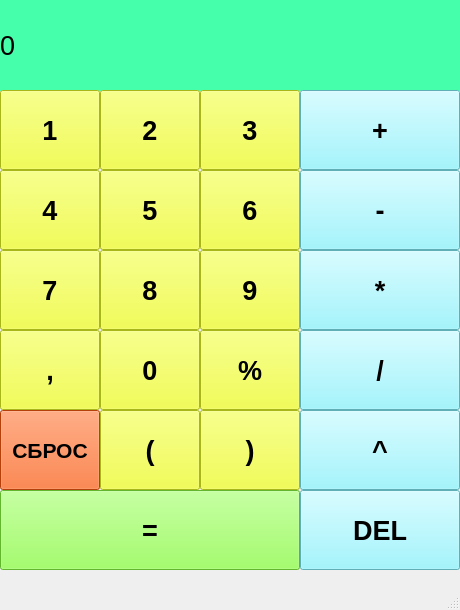
<?xml version="1.0" encoding="UTF-8"?>
<ui version="4.0">
 <class>MainWindow</class>
 <widget class="QMainWindow" name="MainWindow">
  <property name="geometry">
   <rect>
    <x>0</x>
    <y>0</y>
    <width>460</width>
    <height>610</height>
   </rect>
  </property>
  <property name="sizePolicy">
   <sizepolicy hsizetype="Fixed" vsizetype="Fixed">
    <horstretch>0</horstretch>
    <verstretch>0</verstretch>
   </sizepolicy>
  </property>
  <property name="maximumSize">
   <size>
    <width>460</width>
    <height>610</height>
   </size>
  </property>
  <property name="windowTitle">
   <string>Calculator</string>
  </property>
  <widget class="QWidget" name="centralwidget">
   <property name="maximumSize">
    <size>
     <width>460</width>
     <height>570</height>
    </size>
   </property>
   <widget class="QLabel" name="label">
    <property name="geometry">
     <rect>
      <x>0</x>
      <y>0</y>
      <width>460</width>
      <height>91</height>
     </rect>
    </property>
    <property name="font">
     <font>
      <pointsize>20</pointsize>
     </font>
    </property>
    <property name="styleSheet">
     <string notr="true">background-color: rgb(152, 228, 255);
background-color: rgb(69, 255, 171);</string>
    </property>
    <property name="text">
     <string>0</string>
    </property>
    <property name="margin">
     <number>10</number>
    </property>
   </widget>
   <widget class="QPushButton" name="pushButton">
    <property name="geometry">
     <rect>
      <x>0</x>
      <y>90</y>
      <width>100</width>
      <height>80</height>
     </rect>
    </property>
    <property name="font">
     <font>
      <pointsize>20</pointsize>
      <weight>75</weight>
      <italic>false</italic>
      <bold>true</bold>
      <underline>false</underline>
      <strikeout>false</strikeout>
     </font>
    </property>
    <property name="styleSheet">
     <string notr="true">background-color: rgb(237, 255, 35);
border-color: rgb(56, 162, 255);</string>
    </property>
    <property name="text">
     <string>1</string>
    </property>
   </widget>
   <widget class="QPushButton" name="pushButton_2">
    <property name="geometry">
     <rect>
      <x>300</x>
      <y>90</y>
      <width>160</width>
      <height>80</height>
     </rect>
    </property>
    <property name="font">
     <font>
      <pointsize>20</pointsize>
      <weight>75</weight>
      <italic>false</italic>
      <bold>true</bold>
      <underline>false</underline>
      <strikeout>false</strikeout>
     </font>
    </property>
    <property name="styleSheet">
     <string notr="true">background-color: rgb(237, 255, 35);
background-color: rgb(135, 245, 255);
border-color: rgb(56, 162, 255);</string>
    </property>
    <property name="text">
     <string>+</string>
    </property>
   </widget>
   <widget class="QPushButton" name="pushButton_3">
    <property name="geometry">
     <rect>
      <x>200</x>
      <y>90</y>
      <width>100</width>
      <height>80</height>
     </rect>
    </property>
    <property name="font">
     <font>
      <pointsize>20</pointsize>
      <weight>75</weight>
      <italic>false</italic>
      <bold>true</bold>
      <underline>false</underline>
      <strikeout>false</strikeout>
     </font>
    </property>
    <property name="styleSheet">
     <string notr="true">background-color: rgb(237, 255, 35);
border-color: rgb(56, 162, 255);</string>
    </property>
    <property name="text">
     <string>3</string>
    </property>
   </widget>
   <widget class="QPushButton" name="pushButton_4">
    <property name="geometry">
     <rect>
      <x>100</x>
      <y>90</y>
      <width>100</width>
      <height>80</height>
     </rect>
    </property>
    <property name="font">
     <font>
      <pointsize>20</pointsize>
      <weight>75</weight>
      <italic>false</italic>
      <bold>true</bold>
      <underline>false</underline>
      <strikeout>false</strikeout>
     </font>
    </property>
    <property name="styleSheet">
     <string notr="true">background-color: rgb(237, 255, 35);
border-color: rgb(56, 162, 255);</string>
    </property>
    <property name="text">
     <string>2</string>
    </property>
   </widget>
   <widget class="QPushButton" name="pushButton_5">
    <property name="geometry">
     <rect>
      <x>0</x>
      <y>170</y>
      <width>100</width>
      <height>80</height>
     </rect>
    </property>
    <property name="font">
     <font>
      <pointsize>20</pointsize>
      <weight>75</weight>
      <italic>false</italic>
      <bold>true</bold>
      <underline>false</underline>
      <strikeout>false</strikeout>
     </font>
    </property>
    <property name="styleSheet">
     <string notr="true">background-color: rgb(237, 255, 35);
border-color: rgb(56, 162, 255);</string>
    </property>
    <property name="text">
     <string>4</string>
    </property>
   </widget>
   <widget class="QPushButton" name="pushButton_6">
    <property name="geometry">
     <rect>
      <x>100</x>
      <y>170</y>
      <width>100</width>
      <height>80</height>
     </rect>
    </property>
    <property name="font">
     <font>
      <pointsize>20</pointsize>
      <weight>75</weight>
      <italic>false</italic>
      <bold>true</bold>
      <underline>false</underline>
      <strikeout>false</strikeout>
     </font>
    </property>
    <property name="styleSheet">
     <string notr="true">background-color: rgb(237, 255, 35);
border-color: rgb(56, 162, 255);</string>
    </property>
    <property name="text">
     <string>5</string>
    </property>
   </widget>
   <widget class="QPushButton" name="pushButton_7">
    <property name="geometry">
     <rect>
      <x>200</x>
      <y>170</y>
      <width>100</width>
      <height>80</height>
     </rect>
    </property>
    <property name="font">
     <font>
      <pointsize>20</pointsize>
      <weight>75</weight>
      <italic>false</italic>
      <bold>true</bold>
      <underline>false</underline>
      <strikeout>false</strikeout>
     </font>
    </property>
    <property name="styleSheet">
     <string notr="true">background-color: rgb(237, 255, 35);
border-color: rgb(56, 162, 255);</string>
    </property>
    <property name="text">
     <string>6</string>
    </property>
   </widget>
   <widget class="QPushButton" name="pushButton_8">
    <property name="geometry">
     <rect>
      <x>300</x>
      <y>170</y>
      <width>160</width>
      <height>80</height>
     </rect>
    </property>
    <property name="font">
     <font>
      <pointsize>20</pointsize>
      <weight>75</weight>
      <italic>false</italic>
      <bold>true</bold>
      <underline>false</underline>
      <strikeout>false</strikeout>
     </font>
    </property>
    <property name="styleSheet">
     <string notr="true">background-color: rgb(237, 255, 35);
background-color: rgb(135, 245, 255);
border-color: rgb(56, 162, 255);</string>
    </property>
    <property name="text">
     <string>-</string>
    </property>
   </widget>
   <widget class="QPushButton" name="pushButton_9">
    <property name="geometry">
     <rect>
      <x>300</x>
      <y>250</y>
      <width>160</width>
      <height>80</height>
     </rect>
    </property>
    <property name="font">
     <font>
      <pointsize>20</pointsize>
      <weight>75</weight>
      <italic>false</italic>
      <bold>true</bold>
      <underline>false</underline>
      <strikeout>false</strikeout>
     </font>
    </property>
    <property name="styleSheet">
     <string notr="true">background-color: rgb(237, 255, 35);
background-color: rgb(135, 245, 255);
border-color: rgb(56, 162, 255);</string>
    </property>
    <property name="text">
     <string>*</string>
    </property>
   </widget>
   <widget class="QPushButton" name="pushButton_10">
    <property name="geometry">
     <rect>
      <x>300</x>
      <y>330</y>
      <width>160</width>
      <height>80</height>
     </rect>
    </property>
    <property name="font">
     <font>
      <pointsize>20</pointsize>
      <weight>75</weight>
      <italic>false</italic>
      <bold>true</bold>
      <underline>false</underline>
      <strikeout>false</strikeout>
     </font>
    </property>
    <property name="styleSheet">
     <string notr="true">background-color: rgb(237, 255, 35);
background-color: rgb(135, 245, 255);
border-color: rgb(56, 162, 255);</string>
    </property>
    <property name="text">
     <string>/</string>
    </property>
   </widget>
   <widget class="QPushButton" name="pushButton_11">
    <property name="geometry">
     <rect>
      <x>0</x>
      <y>250</y>
      <width>100</width>
      <height>80</height>
     </rect>
    </property>
    <property name="font">
     <font>
      <pointsize>20</pointsize>
      <weight>75</weight>
      <italic>false</italic>
      <bold>true</bold>
      <underline>false</underline>
      <strikeout>false</strikeout>
     </font>
    </property>
    <property name="styleSheet">
     <string notr="true">background-color: rgb(237, 255, 35);
border-color: rgb(56, 162, 255);</string>
    </property>
    <property name="text">
     <string>7</string>
    </property>
   </widget>
   <widget class="QPushButton" name="pushButton_12">
    <property name="geometry">
     <rect>
      <x>100</x>
      <y>250</y>
      <width>100</width>
      <height>80</height>
     </rect>
    </property>
    <property name="font">
     <font>
      <pointsize>20</pointsize>
      <weight>75</weight>
      <italic>false</italic>
      <bold>true</bold>
      <underline>false</underline>
      <strikeout>false</strikeout>
     </font>
    </property>
    <property name="styleSheet">
     <string notr="true">background-color: rgb(237, 255, 35);
border-color: rgb(56, 162, 255);</string>
    </property>
    <property name="text">
     <string>8</string>
    </property>
   </widget>
   <widget class="QPushButton" name="pushButton_13">
    <property name="geometry">
     <rect>
      <x>200</x>
      <y>250</y>
      <width>100</width>
      <height>80</height>
     </rect>
    </property>
    <property name="font">
     <font>
      <pointsize>20</pointsize>
      <weight>75</weight>
      <italic>false</italic>
      <bold>true</bold>
      <underline>false</underline>
      <strikeout>false</strikeout>
     </font>
    </property>
    <property name="styleSheet">
     <string notr="true">background-color: rgb(237, 255, 35);
border-color: rgb(56, 162, 255);</string>
    </property>
    <property name="text">
     <string>9</string>
    </property>
   </widget>
   <widget class="QPushButton" name="pushButton_14">
    <property name="geometry">
     <rect>
      <x>100</x>
      <y>330</y>
      <width>100</width>
      <height>80</height>
     </rect>
    </property>
    <property name="font">
     <font>
      <pointsize>20</pointsize>
      <weight>75</weight>
      <italic>false</italic>
      <bold>true</bold>
      <underline>false</underline>
      <strikeout>false</strikeout>
     </font>
    </property>
    <property name="styleSheet">
     <string notr="true">background-color: rgb(237, 255, 35);
border-color: rgb(56, 162, 255);</string>
    </property>
    <property name="text">
     <string>0</string>
    </property>
   </widget>
   <widget class="QPushButton" name="pushButton_15">
    <property name="geometry">
     <rect>
      <x>0</x>
      <y>330</y>
      <width>100</width>
      <height>80</height>
     </rect>
    </property>
    <property name="font">
     <font>
      <pointsize>20</pointsize>
      <weight>75</weight>
      <italic>false</italic>
      <bold>true</bold>
      <underline>false</underline>
      <strikeout>false</strikeout>
     </font>
    </property>
    <property name="styleSheet">
     <string notr="true">background-color: rgb(237, 255, 35);
border-color: rgb(56, 162, 255);</string>
    </property>
    <property name="text">
     <string>,</string>
    </property>
   </widget>
   <widget class="QPushButton" name="pushButton_16">
    <property name="geometry">
     <rect>
      <x>200</x>
      <y>330</y>
      <width>100</width>
      <height>80</height>
     </rect>
    </property>
    <property name="font">
     <font>
      <pointsize>20</pointsize>
      <weight>75</weight>
      <italic>false</italic>
      <bold>true</bold>
      <underline>false</underline>
      <strikeout>false</strikeout>
     </font>
    </property>
    <property name="styleSheet">
     <string notr="true">background-color: rgb(237, 255, 35);
border-color: rgb(56, 162, 255);</string>
    </property>
    <property name="text">
     <string>%</string>
    </property>
   </widget>
   <widget class="QPushButton" name="pushButton_17">
    <property name="geometry">
     <rect>
      <x>0</x>
      <y>410</y>
      <width>100</width>
      <height>80</height>
     </rect>
    </property>
    <property name="font">
     <font>
      <pointsize>16</pointsize>
      <weight>75</weight>
      <italic>false</italic>
      <bold>true</bold>
      <underline>false</underline>
      <strikeout>false</strikeout>
     </font>
    </property>
    <property name="styleSheet">
     <string notr="true">background-color: rgb(255, 89, 12);
border-color: rgb(56, 162, 255);</string>
    </property>
    <property name="text">
     <string>СБРОС</string>
    </property>
   </widget>
   <widget class="QPushButton" name="pushButton_18">
    <property name="geometry">
     <rect>
      <x>0</x>
      <y>490</y>
      <width>300</width>
      <height>80</height>
     </rect>
    </property>
    <property name="font">
     <font>
      <pointsize>20</pointsize>
      <weight>75</weight>
      <italic>false</italic>
      <bold>true</bold>
      <underline>false</underline>
      <strikeout>false</strikeout>
     </font>
    </property>
    <property name="styleSheet">
     <string notr="true">background-color: rgb(137, 255, 64);
border-color: rgb(56, 162, 255);</string>
    </property>
    <property name="text">
     <string>=</string>
    </property>
   </widget>
   <widget class="QPushButton" name="pushButton_19">
    <property name="geometry">
     <rect>
      <x>100</x>
      <y>410</y>
      <width>100</width>
      <height>80</height>
     </rect>
    </property>
    <property name="font">
     <font>
      <pointsize>20</pointsize>
      <weight>75</weight>
      <italic>false</italic>
      <bold>true</bold>
      <underline>false</underline>
      <strikeout>false</strikeout>
     </font>
    </property>
    <property name="styleSheet">
     <string notr="true">background-color: rgb(237, 255, 35);
border-color: rgb(56, 162, 255);</string>
    </property>
    <property name="text">
     <string>(</string>
    </property>
   </widget>
   <widget class="QPushButton" name="pushButton_20">
    <property name="geometry">
     <rect>
      <x>200</x>
      <y>410</y>
      <width>100</width>
      <height>80</height>
     </rect>
    </property>
    <property name="font">
     <font>
      <pointsize>20</pointsize>
      <weight>75</weight>
      <italic>false</italic>
      <bold>true</bold>
      <underline>false</underline>
      <strikeout>false</strikeout>
     </font>
    </property>
    <property name="styleSheet">
     <string notr="true">background-color: rgb(237, 255, 35);
border-color: rgb(56, 162, 255);</string>
    </property>
    <property name="text">
     <string>)</string>
    </property>
   </widget>
   <widget class="QLabel" name="label_2">
    <property name="geometry">
     <rect>
      <x>260</x>
      <y>0</y>
      <width>191</width>
      <height>31</height>
     </rect>
    </property>
    <property name="font">
     <font>
      <pointsize>12</pointsize>
     </font>
    </property>
    <property name="text">
     <string/>
    </property>
   </widget>
   <widget class="QPushButton" name="pushButton_21">
    <property name="geometry">
     <rect>
      <x>300</x>
      <y>490</y>
      <width>160</width>
      <height>80</height>
     </rect>
    </property>
    <property name="font">
     <font>
      <pointsize>20</pointsize>
      <weight>75</weight>
      <italic>false</italic>
      <bold>true</bold>
      <underline>false</underline>
      <strikeout>false</strikeout>
     </font>
    </property>
    <property name="styleSheet">
     <string notr="true">background-color: rgb(237, 255, 35);
background-color: rgb(135, 245, 255);
border-color: rgb(56, 162, 255);</string>
    </property>
    <property name="text">
     <string>DEL</string>
    </property>
   </widget>
   <widget class="QPushButton" name="pushButton_22">
    <property name="geometry">
     <rect>
      <x>300</x>
      <y>410</y>
      <width>160</width>
      <height>80</height>
     </rect>
    </property>
    <property name="font">
     <font>
      <pointsize>20</pointsize>
      <weight>75</weight>
      <italic>false</italic>
      <bold>true</bold>
      <underline>false</underline>
      <strikeout>false</strikeout>
     </font>
    </property>
    <property name="styleSheet">
     <string notr="true">background-color: rgb(237, 255, 35);
background-color: rgb(135, 245, 255);
border-color: rgb(56, 162, 255);</string>
    </property>
    <property name="text">
     <string>^</string>
    </property>
   </widget>
  </widget>
  <widget class="QMenuBar" name="menubar">
   <property name="geometry">
    <rect>
     <x>0</x>
     <y>0</y>
     <width>460</width>
     <height>21</height>
    </rect>
   </property>
  </widget>
  <widget class="QStatusBar" name="statusbar"/>
 </widget>
 <resources/>
 <connections/>
</ui>
